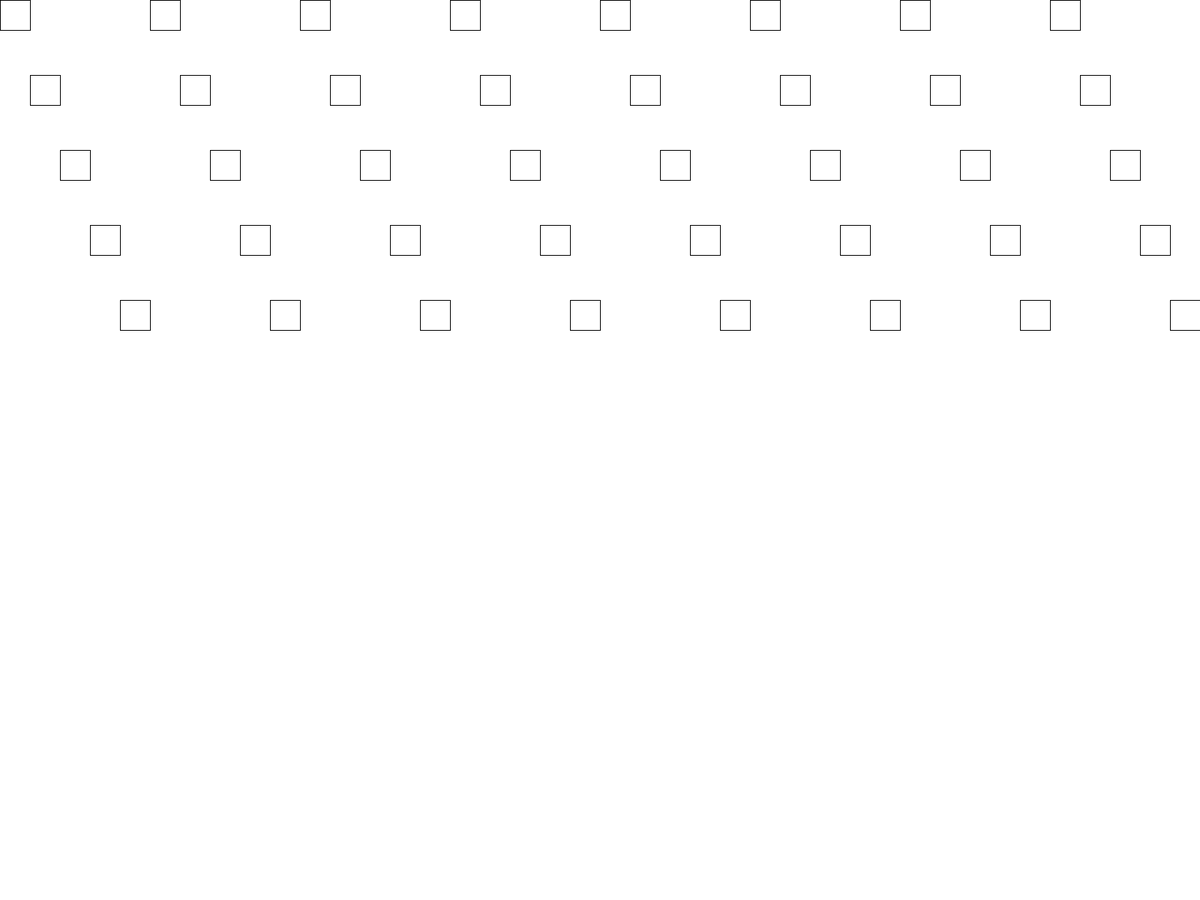
Frame 1 (no input)
Frame 60 (the mouse pressed at the canvas centre just before this capture): identical to frame 1, image omitted
Frame 120 (the mouse held since frame 60 and released just before this capture): identical to frame 1, image omitted

The Processing sketch that drew this single still picture (run headless with seeded random() and noise(); from frame 60 on, the mouse is pressed at the canvas centre):

// Processing sketch: ejemplo6_moduloRects
// ── ejemplo6_moduloRects.pde
int numeroCuadrados = 40;
float ancho;
int numRepeticiones = 5;
void setup(){
  fullScreen();
ancho = width/ numeroCuadrados;
}
void draw(){
   background(255);
  //noStroke();
  for(int i =0; i <numeroCuadrados ; i++){
    //fill(map((i%numRepeticiones), 0, numRepeticiones-1, 0,255));
    float x = map(i, 0, numeroCuadrados-1, 0, width - ancho); 
    rect(x, (i%numRepeticiones)*100, ancho, ancho);
  }
}
